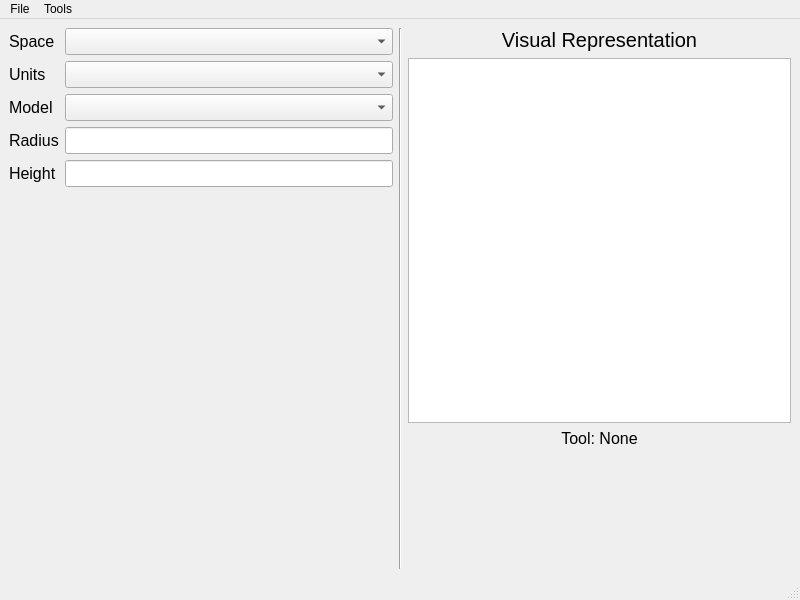
<?xml version="1.0" encoding="UTF-8"?>
<ui version="4.0">
 <class>MainWindow</class>
 <widget class="QMainWindow" name="MainWindow">
  <property name="geometry">
   <rect>
    <x>0</x>
    <y>0</y>
    <width>800</width>
    <height>600</height>
   </rect>
  </property>
  <property name="windowTitle">
   <string>MainWindow</string>
  </property>
  <widget class="QWidget" name="centralwidget">
   <layout class="QHBoxLayout" name="horizontalLayout">
    <item>
     <layout class="QGridLayout" name="gridLayout_3">
      <item row="0" column="0">
       <layout class="QGridLayout" name="gridLayout">
        <item row="0" column="0">
         <widget class="QLabel" name="label">
          <property name="font">
           <font>
            <pointsize>12</pointsize>
           </font>
          </property>
          <property name="text">
           <string>Space</string>
          </property>
         </widget>
        </item>
        <item row="0" column="1">
         <widget class="QComboBox" name="comboSpace">
          <property name="font">
           <font>
            <pointsize>12</pointsize>
           </font>
          </property>
         </widget>
        </item>
        <item row="1" column="0">
         <widget class="QLabel" name="label_2">
          <property name="font">
           <font>
            <pointsize>12</pointsize>
           </font>
          </property>
          <property name="text">
           <string>Units</string>
          </property>
         </widget>
        </item>
        <item row="1" column="1">
         <widget class="QComboBox" name="comboUnits">
          <property name="font">
           <font>
            <pointsize>12</pointsize>
           </font>
          </property>
         </widget>
        </item>
        <item row="2" column="0">
         <widget class="QLabel" name="label_3">
          <property name="font">
           <font>
            <pointsize>12</pointsize>
           </font>
          </property>
          <property name="text">
           <string>Model</string>
          </property>
         </widget>
        </item>
        <item row="2" column="1">
         <widget class="QComboBox" name="comboModel">
          <property name="font">
           <font>
            <pointsize>12</pointsize>
           </font>
          </property>
         </widget>
        </item>
        <item row="3" column="0">
         <widget class="QLabel" name="labelP1">
          <property name="font">
           <font>
            <pointsize>12</pointsize>
           </font>
          </property>
          <property name="text">
           <string>Radius</string>
          </property>
         </widget>
        </item>
        <item row="3" column="1">
         <widget class="QLineEdit" name="leP1">
          <property name="font">
           <font>
            <pointsize>12</pointsize>
           </font>
          </property>
         </widget>
        </item>
        <item row="4" column="0">
         <widget class="QLabel" name="labelP2">
          <property name="font">
           <font>
            <pointsize>12</pointsize>
           </font>
          </property>
          <property name="text">
           <string>Height</string>
          </property>
         </widget>
        </item>
        <item row="4" column="1">
         <widget class="QLineEdit" name="leP2">
          <property name="font">
           <font>
            <pointsize>12</pointsize>
           </font>
          </property>
         </widget>
        </item>
        <item row="5" column="0" colspan="2">
         <spacer name="verticalSpacer_2">
          <property name="orientation">
           <enum>Qt::Orientation::Vertical</enum>
          </property>
          <property name="sizeHint" stdset="0">
           <size>
            <width>20</width>
            <height>40</height>
           </size>
          </property>
         </spacer>
        </item>
       </layout>
      </item>
      <item row="0" column="1">
       <widget class="Line" name="line">
        <property name="orientation">
         <enum>Qt::Orientation::Vertical</enum>
        </property>
       </widget>
      </item>
      <item row="0" column="2">
       <layout class="QGridLayout" name="gridLayout_2" rowstretch="0,3,0,1">
        <item row="0" column="0">
         <widget class="QLabel" name="label_6">
          <property name="font">
           <font>
            <pointsize>15</pointsize>
           </font>
          </property>
          <property name="text">
           <string>Visual Representation</string>
          </property>
          <property name="alignment">
           <set>Qt::AlignmentFlag::AlignCenter</set>
          </property>
         </widget>
        </item>
        <item row="1" column="0">
         <widget class="QGraphicsView" name="graphicsView"/>
        </item>
        <item row="2" column="0">
         <widget class="QLabel" name="labelTool">
          <property name="font">
           <font>
            <pointsize>12</pointsize>
           </font>
          </property>
          <property name="text">
           <string>Tool: None</string>
          </property>
          <property name="alignment">
           <set>Qt::AlignmentFlag::AlignCenter</set>
          </property>
         </widget>
        </item>
        <item row="3" column="0">
         <spacer name="verticalSpacer">
          <property name="orientation">
           <enum>Qt::Orientation::Vertical</enum>
          </property>
          <property name="sizeHint" stdset="0">
           <size>
            <width>20</width>
            <height>98</height>
           </size>
          </property>
         </spacer>
        </item>
       </layout>
      </item>
     </layout>
    </item>
   </layout>
  </widget>
  <widget class="QMenuBar" name="menubar">
   <property name="geometry">
    <rect>
     <x>0</x>
     <y>0</y>
     <width>800</width>
     <height>25</height>
    </rect>
   </property>
   <widget class="QMenu" name="menuFile">
    <property name="title">
     <string>File</string>
    </property>
    <addaction name="actionSave"/>
    <addaction name="actionLoad"/>
   </widget>
   <widget class="QMenu" name="menuTools">
    <property name="title">
     <string>Tools</string>
    </property>
    <widget class="QMenu" name="menuDraw_Circle">
     <property name="title">
      <string>Draw Circle</string>
     </property>
     <addaction name="actionCornerCircleTool"/>
     <addaction name="actionCenterCircleTool"/>
    </widget>
    <addaction name="actionNoTool"/>
    <addaction name="actionLineTool"/>
    <addaction name="actionRectTool"/>
    <addaction name="menuDraw_Circle"/>
    <addaction name="actionEraserTool"/>
   </widget>
   <addaction name="menuFile"/>
   <addaction name="menuTools"/>
  </widget>
  <widget class="QStatusBar" name="statusbar"/>
  <action name="actionSave">
   <property name="text">
    <string>Save</string>
   </property>
  </action>
  <action name="actionLoad">
   <property name="text">
    <string>Load</string>
   </property>
  </action>
  <action name="actionLineTool">
   <property name="text">
    <string>Draw Line</string>
   </property>
  </action>
  <action name="actionRectTool">
   <property name="text">
    <string>Draw Rectangle</string>
   </property>
  </action>
  <action name="actionEraserTool">
   <property name="text">
    <string>Eraser</string>
   </property>
  </action>
  <action name="actionNoTool">
   <property name="text">
    <string>No Tool</string>
   </property>
  </action>
  <action name="actionCornerCircleTool">
   <property name="text">
    <string>Corner To Corner</string>
   </property>
  </action>
  <action name="actionCenterCircleTool">
   <property name="text">
    <string>Center</string>
   </property>
  </action>
 </widget>
 <resources/>
 <connections/>
</ui>
